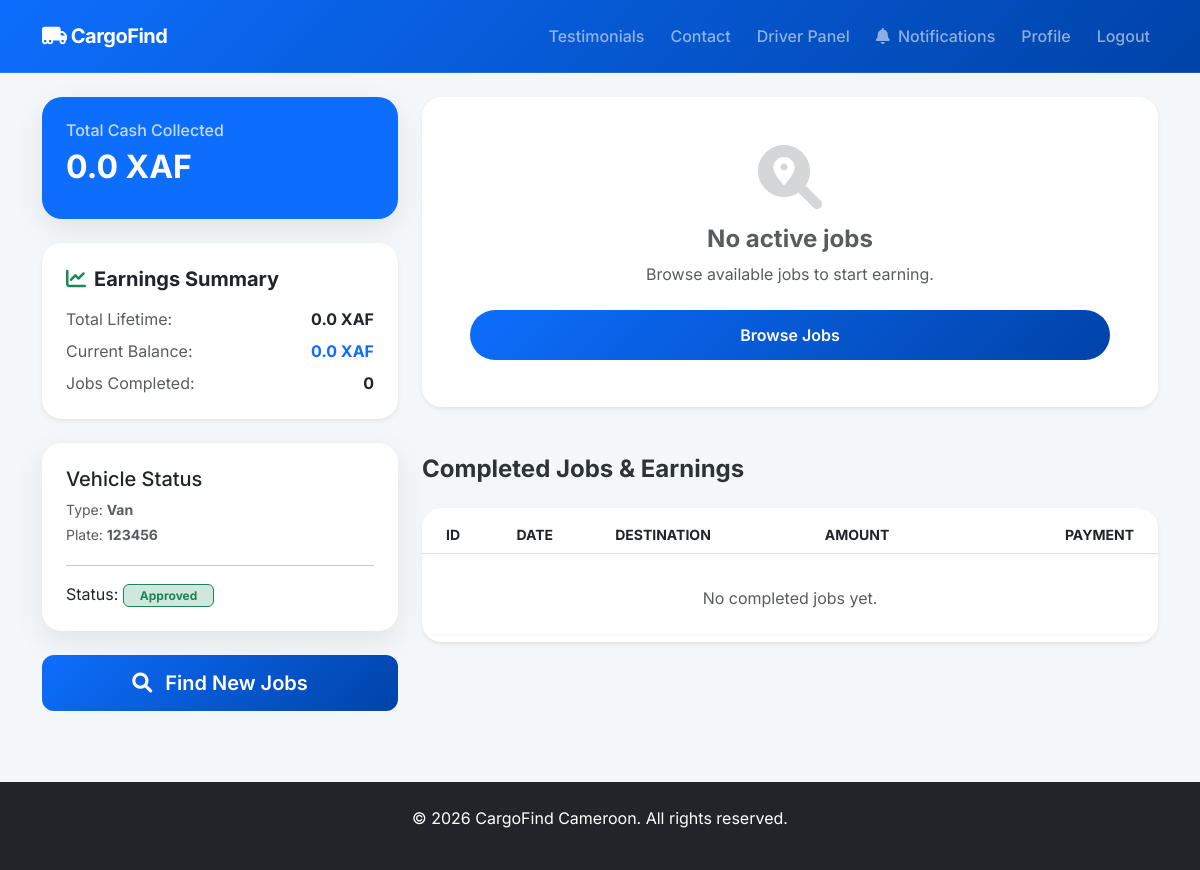
Before: /driver/dashboard (signed in) with the older database file.
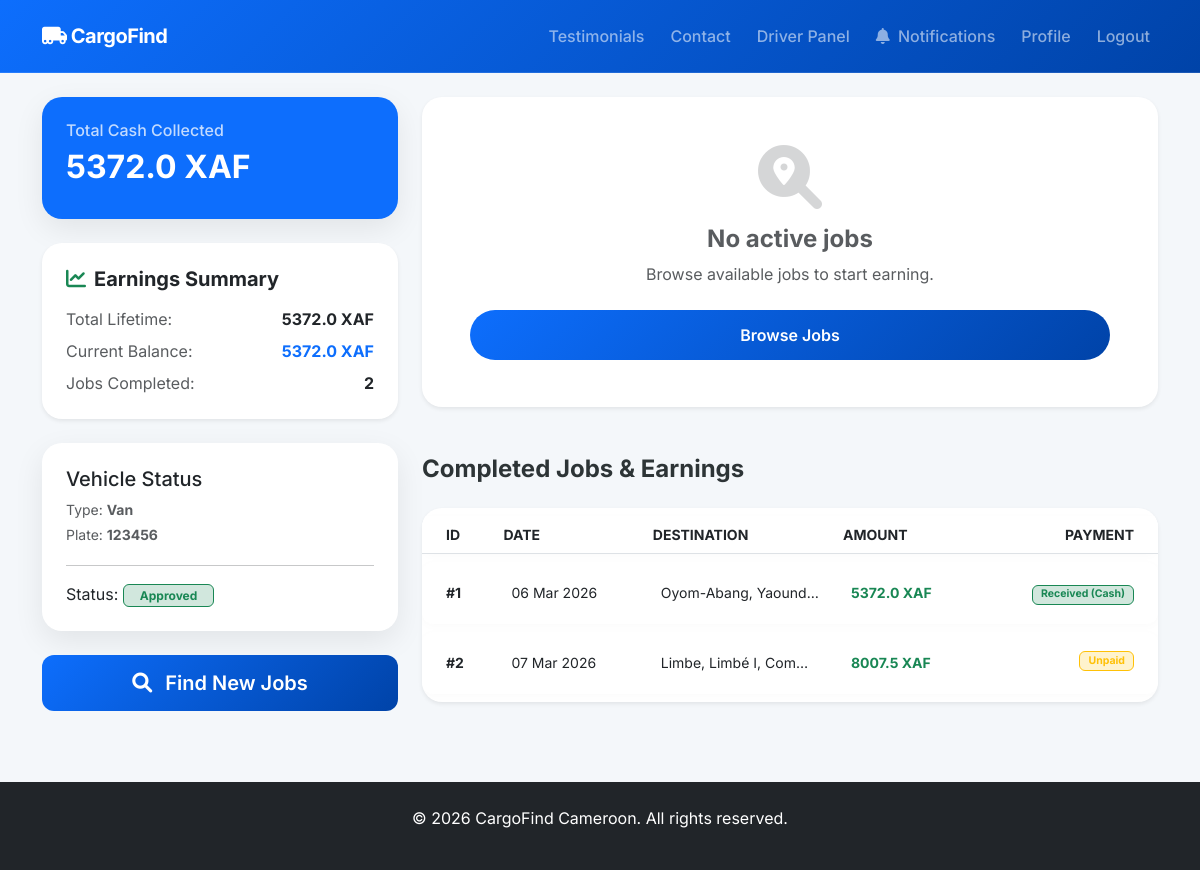
After: the same page with the newer database file.
### models.py (models this page shows, shortened)
class Wallet(db.Model):
    id = db.Column(db.Integer, primary_key=True)
    user_id = db.Column(db.Integer, db.ForeignKey('user.id'), nullable=False)
    balance = db.Column(db.Float, default=0.0)
    total_earned = db.Column(db.Float, default=0.0)
    updated_at = db.Column(db.DateTime, default=datetime.utcnow, onupdate=datetime.utcnow)

class User(UserMixin, db.Model):
    id = db.Column(db.Integer, primary_key=True)
    email = db.Column(db.String(120), unique=True, nullable=False)
    phone = db.Column(db.String(20), unique=True, nullable=False)
    password_hash = db.Column(db.String(255), nullable=False)
    full_name = db.Column(db.String(100), nullable=False)
    address = db.Column(db.String(200))
    role = db.Column(db.String(20), nullable=False) # 'customer', 'driver', 'admin'
    vehicle_type = db.Column(db.String(50)) # 'car', 'van', 'truck'
    vehicle_id = db.Column(db.String(50))
    is_active = db.Column(db.Boolean, default=True)
    is_approved = db.Column(db.Boolean, default=False) # Admin approval
    current_lat = db.Column(db.Float)
    current_lng = db.Column(db.Float)
    deliveries_as_customer = db.relationship('Delivery', backref='customer', foreign_keys='Delivery.customer_id')
    deliveries_as_driver = db.relationship('Delivery', backref='driver', foreign_keys='Delivery.driver_id')
    notifications = db.relationship('Notification', backref='user', lazy=True)
    wallet = db.relationship('Wallet', backref='user', uselist=False)

class Delivery(db.Model):
    id = db.Column(db.Integer, primary_key=True)
    customer_id = db.Column(db.Integer, db.ForeignKey('user.id'), nullable=False)
    driver_id = db.Column(db.Integer, db.ForeignKey('user.id'))
    pickup_location = db.Column(db.String(200), nullable=False)
    pickup_lat = db.Column(db.Float)
    pickup_lng = db.Column(db.Float)
    dropoff_location = db.Column(db.String(200), nullable=False)
    dropoff_lat = db.Column(db.Float)
    dropoff_lng = db.Column(db.Float)
    goods_description = db.Column(db.Text, nullable=False)
    pickup_time = db.Column(db.DateTime, default=datetime.utcnow)
    special_instructions = db.Column(db.Text)
    weight = db.Column(db.Float)
    vehicle_type = db.Column(db.String(50)) # Type of vehicle required
    distance_km = db.Column(db.Float)
    estimated_time = db.Column(db.String(50))
    total_cost = db.Column(db.Float)
    status = db.Column(db.String(50), default='Pending')
    created_at = db.Column(db.DateTime, default=datetime.utcnow)
    payment_status = db.Column(db.String(20), default='Unpaid') # Unpaid, Paid
    payment_method = db.Column(db.String(50)) # MoMo, Orange, Cash
    rating = db.Column(db.Integer)
    feedback = db.Column(db.Text)

### app.py (the view)
@app.route('/driver/dashboard')
@login_required
def driver_dashboard():
    if current_user.role != 'driver':
        return redirect(url_for('index'))
    active_job = Delivery.query.filter_by(driver_id=current_user.id).filter(Delivery.status != 'Delivered').first()
    completed_jobs = Delivery.query.filter_by(driver_id=current_user.id, status='Delivered').all()
    total_earnings = sum(job.total_cost for job in completed_jobs if job.payment_status == 'Paid')
    return render_template('driver/dashboard.html',
                           active_job=active_job,
                           completed_count=len(completed_jobs),
                           completed_list=completed_jobs,
                           earnings=total_earnings)

### templates/driver/dashboard.html (shortened to what this page needs)
{% extends "base.html" %}
{% block content %}
<div class="row animate-up">
    <div class="col-md-4">
        <div class="card p-4 mb-4 stats-card bg-primary text-white border-0">
            <h6 class="opacity-75">Total Cash Collected</h6>
            <h2 class="fw-bold">{{ current_user.wallet.balance if current_user.wallet else 0 }} XAF</h2>
        </div>
        <div class="card p-4 mb-4 border-0 shadow-sm bg-white">
            <h5 class="fw-bold mb-3"><i class="fas fa-chart-line text-success me-2"></i>Earnings Summary</h5>
            <div class="d-flex justify-content-between mb-2">
                <span class="text-muted">Total Lifetime:</span>
                <span class="fw-bold text-dark">{{ current_user.wallet.total_earned if current_user.wallet else 0 }} XAF</span>
            </div>
            <div class="d-flex justify-content-between mb-2">
                <span class="text-muted">Current Balance:</span>
                <span class="fw-bold text-primary">{{ current_user.wallet.balance if current_user.wallet else 0 }} XAF</span>
            </div>
            <div class="d-flex justify-content-between">
                <span class="text-muted">Jobs Completed:</span>
                <span class="fw-bold text-dark">{{ completed_count }}</span>
            </div>
        </div>
        <div class="card p-4 mb-4">
            <h5>Vehicle Status</h5>
            <p class="mb-1 text-muted small">Type: <strong>{{ current_user.vehicle_type | capitalize }}</strong></p>
            <p class="mb-1 text-muted small">Plate: <strong>{{ current_user.vehicle_id }}</strong></p>
            <hr>
            <p class="mb-0">Status:
                {% if current_user.is_approved %}
                    <span class="badge bg-success-subtle text-success border border-success px-3">Approved</span>
                {% else %}
                    <span class="badge bg-warning-subtle text-warning border border-warning px-3">Pending</span>
                {% endif %}
            </p>
        </div>
        <a href="{{ url_for('available_jobs') }}" class="btn btn-primary btn-lg w-100 mb-4 {% if not current_user.is_approved %}disabled{% endif %}">
            <i class="fas fa-search me-2"></i> Find New Jobs
        </a>
    </div>
    <div class="col-md-8">
        {% if active_job %}
            <div class="card p-4 border-primary">
                <div class="d-flex justify-content-between align-items-center mb-3">
                    <h3>Active Delivery #{{ active_job.id }}</h3>
                    <span class="badge bg-warning text-dark">{{ active_job.status }}</span>
                </div>
                <div class="row mb-3">
                    <div class="col-4">
                        <h6><i class="fas fa-map-marker-alt text-success"></i> Pickup</h6>
                        <p class="small">{{ active_job.pickup_location }}</p>
                    </div>
                    <div class="col-4">
                        <h6><i class="fas fa-flag-checkered text-danger"></i> Drop-off</h6>
                        <p class="small">{{ active_job.dropoff_location }}</p>
                    </div>
                    <div class="col-4">
                        <h6><i class="fas fa-phone text-primary"></i> Customer</h6>
                        <p class="small"><a href="tel:{{ active_job.customer.phone }}" class="text-decoration-none">{{ active_job.customer.phone }}</a></p>
                    </div>
                </div>
                <div class="mb-4">
                    <h6>Update Status</h6>
                    <div class="d-flex flex-column gap-3">
                        <form action="{{ url_for('update_status', delivery_id=active_job.id) }}" method="POST" class="d-flex gap-2">
                            <select name="status" class="form-select">
                                <option value="Accepted" {% if active_job.status == 'Accepted' %}selected{% endif %}>Accepted</option>
                                <option value="Picked Up" {% if active_job.status == 'Picked Up' %}selected{% endif %}>Picked Up</option>
                                <option value="In Transit" {% if active_job.status == 'In Transit' %}selected{% endif %}>In Transit</option>
                                <option value="Traffic Delay" {% if active_job.status == 'Traffic Delay' %}selected{% endif %}>Traffic Delay</option>
                                <option value="Delivered" {% if active_job.status == 'Delivered' %}selected{% endif %}>Delivered</option>
                            </select>
                            <button type="submit" class="btn btn-primary">Update</button>
                        </form>
                        {% if active_job.payment_method == 'Cash' and active_job.payment_status == 'Pending' %}
                            <div class="alert alert-info py-2 px-3 mb-0 d-flex align-items-center justify-content-between rounded-3">
                                <span class="small fw-bold"><i class="fas fa-money-bill-wave me-2"></i>CUSTOMER CHOSE TO PAY IN CASH</span>
                                <form action="{{ url_for('mark_paid', delivery_id=active_job.id) }}" method="POST">
                                    <button type="submit" class="btn btn-success btn-sm fw-bold">Confirm Cash Received</button>
                                </form>
                            </div>
                        {% elif active_job.payment_status == 'Paid' %}
                            <div class="alert alert-success py-2 px-3 mb-0 rounded-3">
                                <span class="small fw-bold"><i class="fas fa-check-circle me-2"></i>ALREADY PAID VIA MOBILE MONEY</span>
                            </div>
                        {% endif %}
                    </div>
                </div>
                <div id="driverMap" style="height: 300px; border-radius: 10px;"></div>
                <p class="mt-2 text-muted small"><i class="fas fa-info-circle"></i> Your location is being shared with the customer while you are in transit.</p>
            </div>
        {% else %}
            <div class="card p-5 text-center border-0 shadow-sm bg-white mb-4">
                <i class="fas fa-search-location fa-4x text-muted mb-3 opacity-25"></i>
                <h4 class="fw-bold text-muted">No active jobs</h4>
                <p class="text-muted">Browse available jobs to start earning.</p>
                <a href="{{ url_for('available_jobs') }}" class="btn btn-primary rounded-pill px-4 mt-2">Browse Jobs</a>
            </div>
        {% endif %}
        <h4 class="fw-bold mt-5 mb-4">Completed Jobs & Earnings</h4>
        <div class="card border-0 shadow-sm overflow-hidden">
            <div class="table-responsive">
                <table class="table table-hover align-middle mb-0">
                    <thead class="bg-light">
                        <tr class="small text-uppercase text-muted">
                            <th class="ps-4">ID</th>
                            <th>Date</th>
                            <th>Destination</th>
                            <th>Amount</th>
                            <th class="text-end pe-4">Payment</th>
                        </tr>
                    </thead>
                    <tbody class="border-top-0">
                        {% for job in completed_list %}
                            <tr class="small">
                                <td class="ps-4 fw-bold">#{{ job.id }}</td>
                                <td>{{ job.created_at.strftime('%d %b %Y') }}</td>
                                <td class="text-truncate" style="max-width: 150px;">{{ job.dropoff_location }}</td>
                                <td class="fw-bold text-success">{{ job.total_cost }} XAF</td>
                                <td class="text-end pe-4">
                                    {% if job.payment_status == 'Paid' %}
                                        <span class="badge bg-success-subtle text-success border border-success px-2">Received ({{ job.payment_method }})</span>
                                    {% else %}
                                        <div class="d-flex flex-column align-items-end gap-1">
                                            <span class="badge bg-warning-subtle text-warning border border-warning px-2 mb-1">Unpaid</span>
                                        </div>
                                    {% endif %}
                                </td>
                            </tr>
                        {% else %}
                            <tr>
                                <td colspan="5" class="text-center py-4 text-muted">No completed jobs yet.</td>
                            </tr>
                        {% endfor %}
                    </tbody>
                </table>
            </div>
        </div>
    </div>
</div>
{% endblock %}
{% block scripts %}
<link rel="stylesheet" href="https://unpkg.com/leaflet-routing-machine@3.2.12/dist/leaflet-routing-machine.css" />
{% endblock %}

### templates/base.html (shortened to what this page needs)
<!DOCTYPE html>
<html lang="en">
<head>
    <link href="https://cdn.jsdelivr.net/npm/bootstrap@5.3.0/dist/css/bootstrap.min.css" rel="stylesheet">
    <link rel="stylesheet" href="https://cdnjs.cloudflare.com/ajax/libs/font-awesome/6.0.0/css/all.min.css">
    <link rel="stylesheet" href="https://unpkg.com/leaflet@1.9.4/dist/leaflet.css" />
    <link rel="stylesheet" href="{{ url_for('static', filename='css/style.css') }}">
</head>
<body>
    <nav class="navbar navbar-expand-lg navbar-dark sticky-top">
        <div class="container">
            <a class="navbar-brand" href="{{ url_for('index') }}"><i class="fas fa-truck-moving"></i> CargoFind</a>
            <div class="collapse navbar-collapse" id="navbarNav">
                <ul class="navbar-nav ms-auto">
                    <li class="nav-item"><a class="nav-link" href="{{ url_for('testimonials') }}">Testimonials</a></li>
                    <li class="nav-item"><a class="nav-link" href="{{ url_for('contact') }}">Contact</a></li>
                    {% if current_user.is_authenticated %}
                        {% if current_user.role == 'customer' %}
                            <li class="nav-item"><a class="nav-link" href="{{ url_for('customer_dashboard') }}">Dashboard</a></li>
                            <li class="nav-item"><a class="nav-link" href="{{ url_for('book_delivery') }}">Book Delivery</a></li>
                        {% elif current_user.role == 'driver' %}
                            <li class="nav-item"><a class="nav-link" href="{{ url_for('driver_dashboard') }}">Driver Panel</a></li>
                        {% endif %}
                        <li class="nav-item"><a class="nav-link" href="{{ url_for('notifications') }}"><i class="fas fa-bell me-1"></i> Notifications</a></li>
                        <li class="nav-item"><a class="nav-link" href="{{ url_for('profile') }}">Profile</a></li>
                        <li class="nav-item"><a class="nav-link" href="{{ url_for('logout') }}">Logout</a></li>
                    {% else %}
                        <li class="nav-item"><a class="nav-link" href="{{ url_for('login') }}">Login</a></li>
                        <li class="nav-item"><a class="nav-link btn btn-light text-primary fw-bold ms-lg-2" href="{{ url_for('register') }}">Sign Up</a></li>
                    {% endif %}
                </ul>
            </div>
        </div>
    </nav>
    <div class="container mt-4 animate-up">
        {% block content %}{% endblock %}
    </div>
    <footer class="bg-dark text-white py-4 mt-5">
        <div class="container text-center">
            <p>&copy; 2026 CargoFind Cameroon. All rights reserved.</p>
        </div>
    </footer>
    {% block scripts %}{% endblock %}
</body>
</html>

Changed rows visible on the page:
changed Wallet: wallet "0.0" → "5372.0"
added Delivery: id "1", created_at "06 Mar 2026", dropoff_location "Oyom-Abang, Yaound…", total_cost "5372.0", payment_method "Cash"
added Delivery: id "2", created_at "07 Mar 2026", dropoff_location "Limbe, Limbé I, Com…", total_cost "8007.5", payment_status "Unpaid"
Other visible differences:
{{ completed_count }}: "0" → "2"
text no longer shown: "No completed jobs yet."
